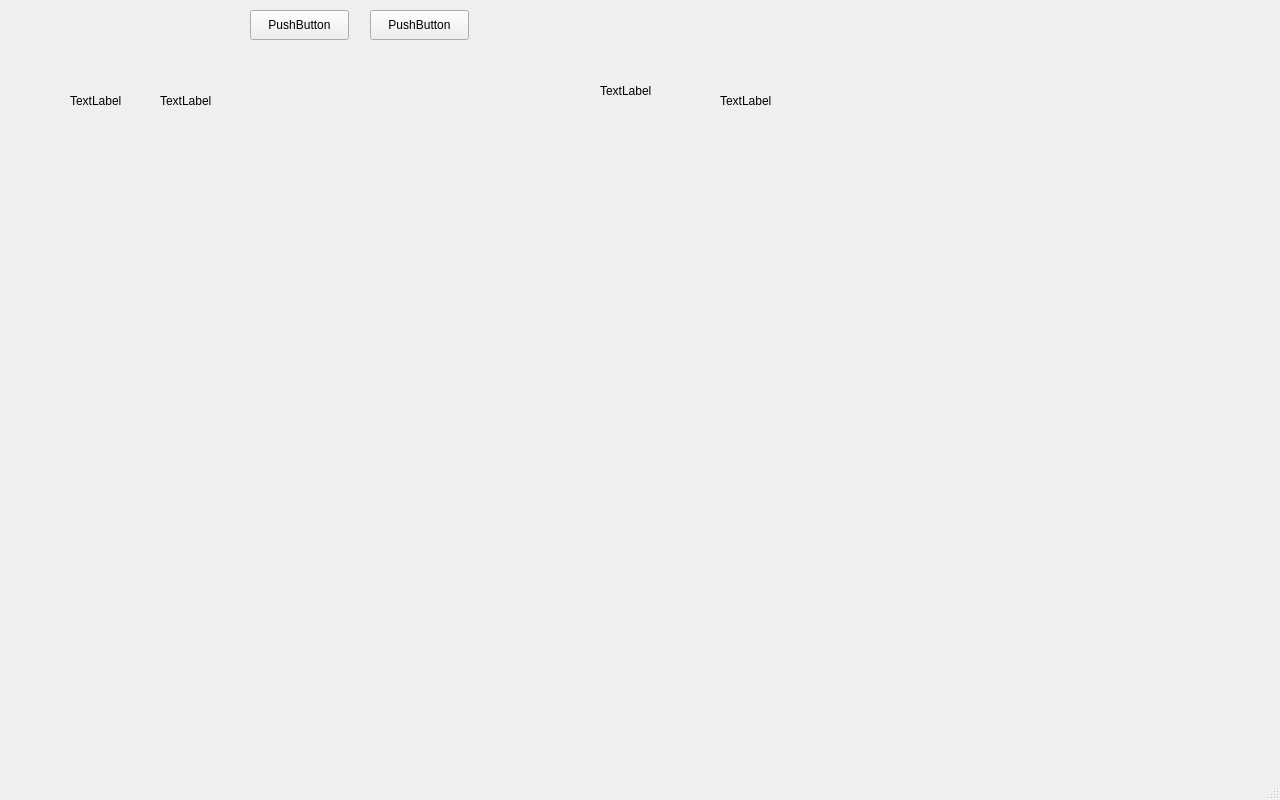
<?xml version="1.0" encoding="UTF-8"?>
<ui version="4.0">
 <author>Cortland</author>
 <class>MainWindow</class>
 <widget class="QMainWindow" name="MainWindow">
  <property name="geometry">
   <rect>
    <x>0</x>
    <y>0</y>
    <width>1280</width>
    <height>800</height>
   </rect>
  </property>
  <property name="minimumSize">
   <size>
    <width>1280</width>
    <height>800</height>
   </size>
  </property>
  <property name="windowTitle">
   <string>MainWindow</string>
  </property>
  <widget class="QWidget" name="centralwidget">
   <widget class="QLabel" name="LabelT1">
    <property name="geometry">
     <rect>
      <x>70</x>
      <y>90</y>
      <width>68</width>
      <height>22</height>
     </rect>
    </property>
    <property name="text">
     <string>TextLabel</string>
    </property>
   </widget>
   <widget class="MplWidget" name="MplWidget" native="true">
    <property name="geometry">
     <rect>
      <x>60</x>
      <y>140</y>
      <width>480</width>
      <height>300</height>
     </rect>
    </property>
    <property name="minimumSize">
     <size>
      <width>300</width>
      <height>300</height>
     </size>
    </property>
   </widget>
   <widget class="QPushButton" name="pushButton_generate_random_signal">
    <property name="geometry">
     <rect>
      <x>250</x>
      <y>10</y>
      <width>99</width>
      <height>30</height>
     </rect>
    </property>
    <property name="text">
     <string>PushButton</string>
    </property>
   </widget>
   <widget class="QPushButton" name="pushButton_generate_random_signal_2">
    <property name="geometry">
     <rect>
      <x>370</x>
      <y>10</y>
      <width>99</width>
      <height>30</height>
     </rect>
    </property>
    <property name="text">
     <string>PushButton</string>
    </property>
   </widget>
   <widget class="MplWidget" name="MplWidget_2" native="true">
    <property name="geometry">
     <rect>
      <x>580</x>
      <y>140</y>
      <width>480</width>
      <height>300</height>
     </rect>
    </property>
    <property name="minimumSize">
     <size>
      <width>300</width>
      <height>300</height>
     </size>
    </property>
   </widget>
   <widget class="MplWidget" name="MplWidget_3" native="true">
    <property name="geometry">
     <rect>
      <x>60</x>
      <y>440</y>
      <width>480</width>
      <height>300</height>
     </rect>
    </property>
    <property name="minimumSize">
     <size>
      <width>300</width>
      <height>300</height>
     </size>
    </property>
   </widget>
   <widget class="MplWidget" name="MplWidget_4" native="true">
    <property name="geometry">
     <rect>
      <x>580</x>
      <y>440</y>
      <width>480</width>
      <height>300</height>
     </rect>
    </property>
    <property name="minimumSize">
     <size>
      <width>300</width>
      <height>300</height>
     </size>
    </property>
   </widget>
   <widget class="QLabel" name="label_2">
    <property name="geometry">
     <rect>
      <x>600</x>
      <y>80</y>
      <width>68</width>
      <height>22</height>
     </rect>
    </property>
    <property name="text">
     <string>TextLabel</string>
    </property>
   </widget>
   <widget class="QLabel" name="label_3">
    <property name="geometry">
     <rect>
      <x>160</x>
      <y>90</y>
      <width>68</width>
      <height>22</height>
     </rect>
    </property>
    <property name="text">
     <string>TextLabel</string>
    </property>
   </widget>
   <widget class="QLabel" name="label_4">
    <property name="geometry">
     <rect>
      <x>720</x>
      <y>90</y>
      <width>68</width>
      <height>22</height>
     </rect>
    </property>
    <property name="text">
     <string>TextLabel</string>
    </property>
   </widget>
  </widget>
  <widget class="QMenuBar" name="menubar">
   <property name="geometry">
    <rect>
     <x>0</x>
     <y>0</y>
     <width>1280</width>
     <height>28</height>
    </rect>
   </property>
  </widget>
  <widget class="QStatusBar" name="statusbar"/>
 </widget>
 <customwidgets>
  <customwidget>
   <class>MplWidget</class>
   <extends>QWidget</extends>
   <header>mplwidget.h</header>
   <container>1</container>
  </customwidget>
 </customwidgets>
 <resources/>
 <connections/>
</ui>
